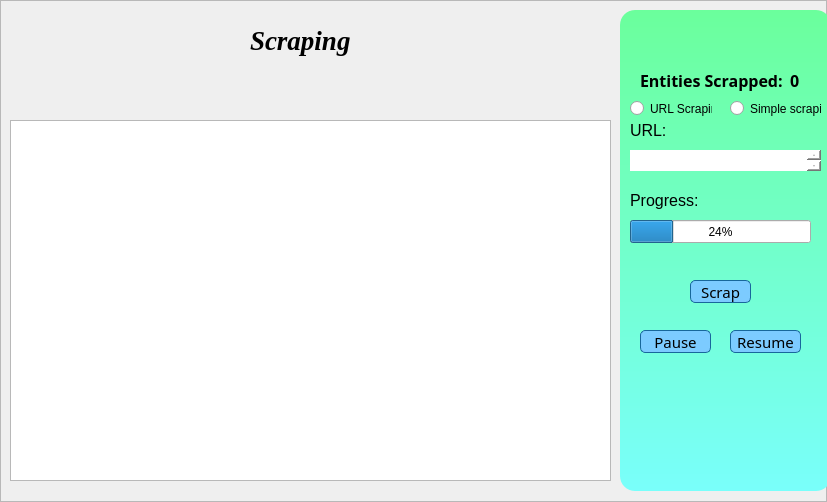
   <widget class="QFrame" name="frameScrap">
    <property name="geometry">
     <rect>
      <x>190</x>
      <y>0</y>
      <width>827</width>
      <height>502</height>
     </rect>
    </property>
    <property name="frameShape">
     <enum>QFrame::StyledPanel</enum>
    </property>
    <property name="frameShadow">
     <enum>QFrame::Raised</enum>
    </property>
    <widget class="QLabel" name="label_12">
     <property name="geometry">
      <rect>
       <x>640</x>
       <y>60</y>
       <width>151</width>
       <height>41</height>
      </rect>
     </property>
     <property name="font">
      <font>
       <family>Sakkal Majalla</family>
       <pointsize>12</pointsize>
       <weight>75</weight>
       <bold>true</bold>
      </font>
     </property>
     <property name="text">
      <string>Entities Scrapped:</string>
     </property>
    </widget>
    <widget class="QLabel" name="lbl_entites_scrapped">
     <property name="geometry">
      <rect>
       <x>790</x>
       <y>70</y>
       <width>111</width>
       <height>21</height>
      </rect>
     </property>
     <property name="font">
      <font>
       <family>Sakkal Majalla</family>
       <pointsize>12</pointsize>
       <weight>75</weight>
       <bold>true</bold>
      </font>
     </property>
     <property name="text">
      <string>0</string>
     </property>
    </widget>
    <widget class="QPlainTextEdit" name="txt_url">
     <property name="geometry">
      <rect>
       <x>630</x>
       <y>150</y>
       <width>191</width>
       <height>21</height>
      </rect>
     </property>
     <property name="styleSheet">
      <string notr="true">background-color:rgb(255,255,255);
border-radius:0px;</string>
     </property>
    </widget>
    <widget class="QLabel" name="label_8">
     <property name="geometry">
      <rect>
       <x>630</x>
       <y>190</y>
       <width>71</width>
       <height>21</height>
      </rect>
     </property>
     <property name="font">
      <font>
       <pointsize>12</pointsize>
      </font>
     </property>
     <property name="text">
      <string>Progress:</string>
     </property>
    </widget>
    <widget class="QPushButton" name="btn_resume_scrap">
     <property name="geometry">
      <rect>
       <x>730</x>
       <y>330</y>
       <width>71</width>
       <height>23</height>
      </rect>
     </property>
     <property name="font">
      <font>
       <family>Sans Serif Collection</family>
       <pointsize>11</pointsize>
      </font>
     </property>
     <property name="styleSheet">
      <string notr="true">QPushButton {
border: 1px solid rgb(24, 103, 155);
border-radius: 5px;
background-color: rgb(124, 203, 255);
}
QPushButton:hover {
border: 1px solid rgb(24, 103, 155);
border-radius: 10px;
background-color: rgb(240,248,255);
color: rgb(0,0,0);
 }
QPushButton:pressed {
border: 1px solid rgb(24, 103, 155);
border-radius: 10px;
background-color: rgb(20, 153, 240);
 }</string>
     </property>
     <property name="text">
      <string>Resume</string>
     </property>
    </widget>
    <widget class="QLabel" name="label_7">
     <property name="geometry">
      <rect>
       <x>630</x>
       <y>120</y>
       <width>47</width>
       <height>21</height>
      </rect>
     </property>
     <property name="font">
      <font>
       <pointsize>12</pointsize>
      </font>
     </property>
     <property name="text">
      <string>URL:</string>
     </property>
    </widget>
    <widget class="QPushButton" name="btn_pause_scrap">
     <property name="geometry">
      <rect>
       <x>640</x>
       <y>330</y>
       <width>71</width>
       <height>23</height>
      </rect>
     </property>
     <property name="font">
      <font>
       <family>Sans Serif Collection</family>
       <pointsize>11</pointsize>
      </font>
     </property>
     <property name="styleSheet">
      <string notr="true">QPushButton {
border: 1px solid rgb(24, 103, 155);
border-radius: 5px;
background-color: rgb(124, 203, 255);
}
QPushButton:hover {
border: 1px solid rgb(24, 103, 155);
border-radius: 10px;
background-color: rgb(240,248,255);
color: rgb(0,0,0);
 }
QPushButton:pressed {
border: 1px solid rgb(24, 103, 155);
border-radius: 10px;
background-color: rgb(20, 153, 240);
 }</string>
     </property>
     <property name="text">
      <string>Pause</string>
     </property>
    </widget>
    <widget class="QPushButton" name="btn_scrap">
     <property name="geometry">
      <rect>
       <x>690</x>
       <y>280</y>
       <width>61</width>
       <height>23</height>
      </rect>
     </property>
     <property name="font">
      <font>
       <family>Sans Serif Collection</family>
       <pointsize>11</pointsize>
      </font>
     </property>
     <property name="styleSheet">
      <string notr="true">QPushButton {
border: 1px solid rgb(24, 103, 155);
border-radius: 5px;
background-color: rgb(124, 203, 255);
}
QPushButton:hover {
border: 1px solid rgb(24, 103, 155);
border-radius: 10px;
background-color: rgb(240,248,255);
color: rgb(0,0,0);
 }
QPushButton:pressed {
border: 1px solid rgb(24, 103, 155);
border-radius: 10px;
background-color: rgb(20, 153, 240);
 }</string>
     </property>
     <property name="text">
      <string>Scrap</string>
     </property>
    </widget>
    <widget class="QProgressBar" name="progressBar_scrap">
     <property name="geometry">
      <rect>
       <x>630</x>
       <y>220</y>
       <width>181</width>
       <height>23</height>
      </rect>
     </property>
     <property name="value">
      <number>24</number>
     </property>
    </widget>
    <widget class="QLabel" name="lbl_logo_3">
     <property name="geometry">
      <rect>
       <x>250</x>
       <y>20</y>
       <width>121</width>
       <height>41</height>
      </rect>
     </property>
     <property name="font">
      <font>
       <family>Times New Roman</family>
       <pointsize>20</pointsize>
       <weight>75</weight>
       <italic>true</italic>
       <bold>true</bold>
      </font>
     </property>
     <property name="styleSheet">
      <string notr="true">color:rgb(0, 0, 0);
</string>
     </property>
     <property name="text">
      <string>Scraping</string>
     </property>
    </widget>
    <widget class="QLabel" name="frontlabel_6">
     <property name="geometry">
      <rect>
       <x>620</x>
       <y>10</y>
       <width>211</width>
       <height>481</height>
      </rect>
     </property>
     <property name="font">
      <font>
       <family>Rockwell</family>
       <weight>75</weight>
       <bold>true</bold>
      </font>
     </property>
     <property name="styleSheet">
      <string notr="true">background-color: qlineargradient(spread:pad, x1:0, y1:0, x2:0, y2:1, stop:0 rgb(107, 255, 156), stop:1 rgb(121, 255, 251));
border-radius:15px;</string>
     </property>
     <property name="text">
      <string/>
     </property>
    </widget>
    <widget class="QTableWidget" name="scrap_table">
     <property name="geometry">
      <rect>
       <x>10</x>
       <y>120</y>
       <width>601</width>
       <height>361</height>
      </rect>
     </property>
    </widget>
    <widget class="QRadioButton" name="radioButton">
     <property name="geometry">
      <rect>
       <x>730</x>
       <y>100</y>
       <width>91</width>
       <height>17</height>
      </rect>
     </property>
     <property name="text">
      <string>Simple scraping</string>
     </property>
    </widget>
    <widget class="QRadioButton" name="radioButton_2">
     <property name="geometry">
      <rect>
       <x>630</x>
       <y>100</y>
       <width>82</width>
       <height>17</height>
      </rect>
     </property>
     <property name="text">
      <string>URL Scraping</string>
     </property>
    </widget>
    <zorder>lbl_logo_3</zorder>
    <zorder>frontlabel_6</zorder>
    <zorder>label_12</zorder>
    <zorder>lbl_entites_scrapped</zorder>
    <zorder>txt_url</zorder>
    <zorder>label_7</zorder>
    <zorder>progressBar_scrap</zorder>
    <zorder>label_8</zorder>
    <zorder>btn_scrap</zorder>
    <zorder>btn_resume_scrap</zorder>
    <zorder>btn_pause_scrap</zorder>
    <zorder>scrap_table</zorder>
    <zorder>radioButton</zorder>
    <zorder>radioButton_2</zorder>
   </widget>
